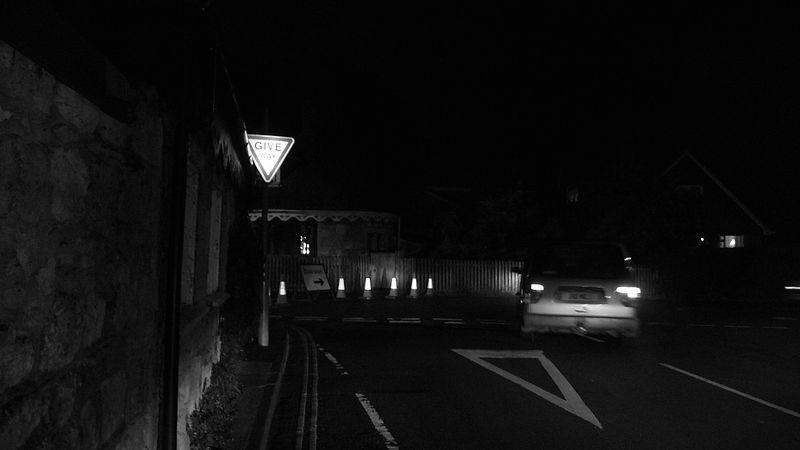
%> input picture Εργαστηριακή Ασκηση - Μέρος Α -2024-2025/Images/Ασκηση 4/dark_road_1.jpg, 800 x 450 px
$ octave askisi4.m   (GNU Octave 9; MATLAB toolbox functions it lacks are replaced by stand-ins)
%> lines starting %> are read from the running program, lines starting %| are printed output that depends on the picture
%% exercise4_histogram_equalization_darkroads.m
% Exercise 4 – Histogram Equalisation of night-time road images
%
% This script implements three types of processing:
%   1) Display original images and their histograms (grayscale)
%   2) Global histogram equalization using histeq
%   3) Local (adaptive) histogram equalization using adapthisteq (CLAHE)
%
% Author: ANGELOS NIKOLAOS POTAMIANOS
% Date  : MAY 2025

clear; close all; clc;

%% ---------------- Parameters ------------------------------------------
imgNames  = {'dark_road_1.jpg','dark_road_2.jpg','dark_road_3.jpg'};
imgFolder = fullfile('Images','Ασκηση 4');
numBins   = 256;          %% histogram bins for display
save_results = true;      %% flag to save result images

% CLAHE parameters
claheTiles = [8 8];       %% NumTiles for adapthisteq (≈ window size 32×32)
clipLimit  = 0.01;        %% CLAHE clip limit (0-1)

% Alternative window sizes to test
test_multiple_windows = true;
window_sizes = {[4 4], [8 8], [16 16]};  % Small, Medium, Large windows
%% ----------------------------------------------------------------------

%% --------------- Utility functions for contrast metrics ---------------
% Contrast measurement functions
global_contrast = @(img) std(double(img(:)));
local_contrast = @(img) mean(stdfilt(double(img), ones(3,3)), 'all');
entropy_fn = @(img) entropy(uint8(img));

% Print metrics in a formatted table
function print_metrics(img_names, orig_metrics, global_metrics, local_metrics)
    fprintf('\n=== Contrast Enhancement Metrics ===\n');
    fprintf('+-----------------+----------------+----------------+----------------+\n');
    fprintf('| Image           | Original       | Global EQ      | Local EQ       |\n');
    fprintf('+-----------------+----------------+----------------+----------------+\n');

    for i = 1:length(img_names)
        fprintf('| %-15s |', img_names{i});

        % Global contrast
        improvement = 100 * (global_metrics.global(i) / orig_metrics.global(i) - 1);
        fprintf(' GC: %5.1f (%+4.0f%%) |', global_metrics.global(i), improvement);

        improvement = 100 * (local_metrics.global(i) / orig_metrics.global(i) - 1);
        fprintf(' GC: %5.1f (%+4.0f%%) |', local_metrics.global(i), improvement);
        fprintf('\n');

        % Local contrast
        fprintf('|                 |');
        improvement = 100 * (global_metrics.local(i) / orig_metrics.local(i) - 1);
        fprintf(' LC: %5.1f (%+4.0f%%) |', global_metrics.local(i), improvement);

        improvement = 100 * (local_metrics.local(i) / orig_metrics.local(i) - 1);
        fprintf(' LC: %5.1f (%+4.0f%%) |', local_metrics.local(i), improvement);
        fprintf('\n');

        % Entropy
        fprintf('|                 |');
        improvement = 100 * (global_metrics.entropy(i) / orig_metrics.entropy(i) - 1);
        fprintf(' EN: %5.2f (%+4.0f%%) |', global_metrics.entropy(i), improvement);

        improvement = 100 * (local_metrics.entropy(i) / orig_metrics.entropy(i) - 1);
        fprintf(' EN: %5.2f (%+4.0f%%) |', local_metrics.entropy(i), improvement);
        fprintf('\n');

        fprintf('+-----------------+----------------+----------------+----------------+\n');
    end
end

%% --------------- Process all images ----------------------------------
fprintf('Processing %d images with histogram equalization techniques...\n', numel(imgNames));

% Initialize metrics arrays
metrics_orig = struct('global', zeros(1, numel(imgNames)), ...
                     'local', zeros(1, numel(imgNames)), ...
                     'entropy', zeros(1, numel(imgNames)));

metrics_global = struct('global', zeros(1, numel(imgNames)), ...
                       'local', zeros(1, numel(imgNames)), ...
                       'entropy', zeros(1, numel(imgNames)));

metrics_local = struct('global', zeros(1, numel(imgNames)), ...
                      'local', zeros(1, numel(imgNames)), ...
                      'entropy', zeros(1, numel(imgNames)));

% Process each image
for k = 1:numel(imgNames)
    % Load and convert to grayscale if needed
    filePath = fullfile(imgFolder, imgNames{k});
    fprintf('\nProcessing %s...\n', imgNames{k});
    I = imread(filePath);
%> I is the input picture: size 450x800 uint8; min 0, max 255, mean 14.6
    if size(I,3)==3
        fprintf('Converting RGB to grayscale...\n');
        I = rgb2gray(I);
    end
    I = double(I);
%> I: size 450x800 double

    % Apply global histogram equalization
    fprintf('Applying global histogram equalization...\n');
    I_global = histeq(uint8(I), numBins);
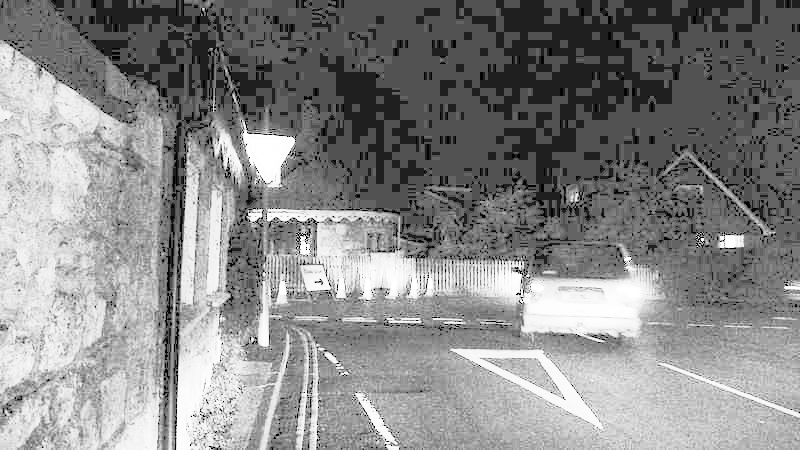
%> I_global: size 450x800 uint8; min 0, max 255, mean 135.9

    % Apply local histogram equalization (CLAHE)
    fprintf('Applying local histogram equalization (CLAHE)...\n');
    fprintf('Window size: ~%d x %d pixels (NumTiles: %d x %d)\n', ...
        ceil(size(I,1)/claheTiles(1)), ceil(size(I,2)/claheTiles(2)), claheTiles);
%| Window size: ~57 x 100 pixels (NumTiles: 8 x 8)
    fprintf('ClipLimit: %.3f\n', clipLimit);

    I_local = adapthisteq(uint8(I), 'NumTiles', claheTiles, ...
                          'ClipLimit', clipLimit, 'NBins', numBins);
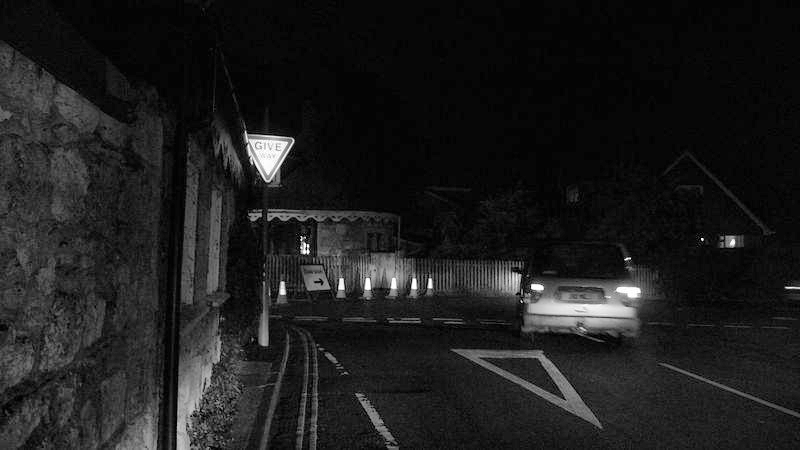
%> I_local: size 450x800 uint8; min 0, max 255, mean 29.2

    % Calculate and store metrics
    metrics_orig.global(k) = global_contrast(I);
    metrics_orig.local(k) = local_contrast(I);
    metrics_orig.entropy(k) = entropy_fn(I);

    metrics_global.global(k) = global_contrast(I_global);
    metrics_global.local(k) = local_contrast(I_global);
    metrics_global.entropy(k) = entropy_fn(I_global);

    metrics_local.global(k) = global_contrast(I_local);
    metrics_local.local(k) = local_contrast(I_local);
    metrics_local.entropy(k) = entropy_fn(I_local);

    %% Create side-by-side comparison of all methods
    figure('Name', ['Histogram Equalization - ' imgNames{k}], 'Position', [50, 50, 1200, 800]);

    % 3×3 grid: top row = images, middle row = histograms, bottom row = zoomed regions
    tiledlayout(3, 3, 'Padding', 'compact', 'TileSpacing', 'compact');

    % Top row: Images
    ax1 = nexttile; imshow(uint8(I)); title('Original');
    ax2 = nexttile; imshow(I_global); title('Global Equalization');
    ax3 = nexttile; imshow(I_local); title('Local Equalization (CLAHE)');

    % Middle row: Histograms
    ax4 = nexttile;
    histogram(ax4, I(:), numBins, 'FaceColor', [0.3 0.3 0.9], 'EdgeColor', 'none');
    ax4.XLim = [0 255]; ax4.YTick = []; title('Original Histogram');

    ax5 = nexttile;
    histogram(ax5, I_global(:), numBins, 'FaceColor', [0.3 0.7 0.3], 'EdgeColor', 'none');
    ax5.XLim = [0 255]; ax5.YTick = []; title('Global EQ Histogram');

    ax6 = nexttile;
    histogram(ax6, I_local(:), numBins, 'FaceColor', [0.9 0.3 0.3], 'EdgeColor', 'none');
    ax6.XLim = [0 255]; ax6.YTick = []; title('Local EQ Histogram');

    % Find interesting region for zoom (darkest 400×400 region)
    % This helps to highlight the differences in dark regions
    I_blocks = im2col(I, [400, 400], 'distinct');
    [~, min_idx] = min(mean(I_blocks, 1));
%> min_idx = 4
    [rows, cols] = ind2sub(floor(size(I) ./ [400, 400]), min_idx);
%> rows = 1; cols = 4
    rows = (rows-1)*400 + 1 : min(rows*400, size(I,1));
%> rows = 400 values from 1 to 400
    cols = (cols-1)*400 + 1 : min(cols*400, size(I,2));
%> cols = []

    % If the image is too small for 400×400 blocks, just use the center
    if isempty(rows) || isempty(cols)
        center_r = floor(size(I,1)/2);
        center_c = floor(size(I,2)/2);
        rows = max(1, center_r-200) : min(size(I,1), center_r+199);
        cols = max(1, center_c-200) : min(size(I,2), center_c+199);
    end

    % Bottom row: Zoomed regions
    ax7 = nexttile; imshow(uint8(I(rows, cols, :))); title('Original (Zoomed)');
%> after `imshow(uint8(I(rows, cols, :)))`:
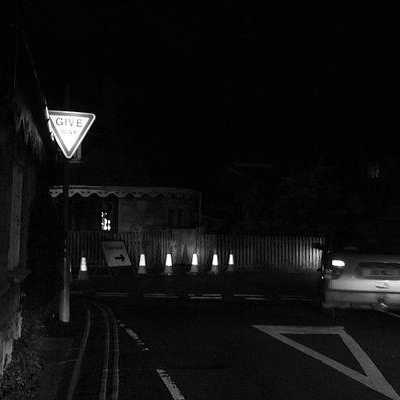
%> displayed picture: size 400x400, on the screen's scale of 0 to 255; min 0, max 255, mean 15.6
    ax8 = nexttile; imshow(I_global(rows, cols, :)); title('Global EQ (Zoomed)');
%> after `imshow(I_global(rows, cols, :))`:
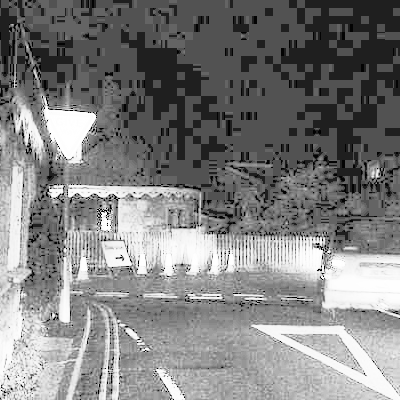
%> displayed picture: size 400x400, on the screen's scale of 0 to 255; min 0, max 255, mean 128.1
    ax9 = nexttile; imshow(I_local(rows, cols, :)); title('Local EQ (Zoomed)');
%> after `imshow(I_local(rows, cols, :))`:
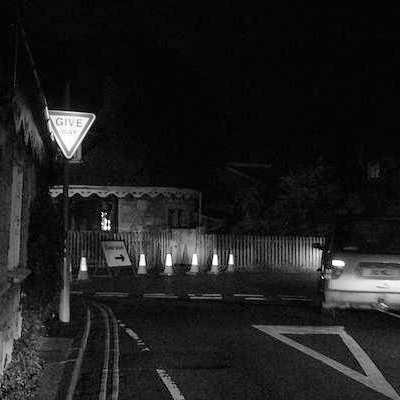
%> displayed picture: size 400x400, on the screen's scale of 0 to 255; min 0, max 255, mean 30

    % Add metrics to titles
    title(ax1, sprintf('Original\nGC=%.1f, LC=%.1f, Entropy=%.2f', ...
        metrics_orig.global(k), metrics_orig.local(k), metrics_orig.entropy(k)));

    title(ax2, sprintf('Global EQ\nGC=%.1f, LC=%.1f, Entropy=%.2f', ...
        metrics_global.global(k), metrics_global.local(k), metrics_global.entropy(k)));

    title(ax3, sprintf('Local EQ (CLAHE)\nGC=%.1f, LC=%.1f, Entropy=%.2f', ...
        metrics_local.global(k), metrics_local.local(k), metrics_local.entropy(k)));
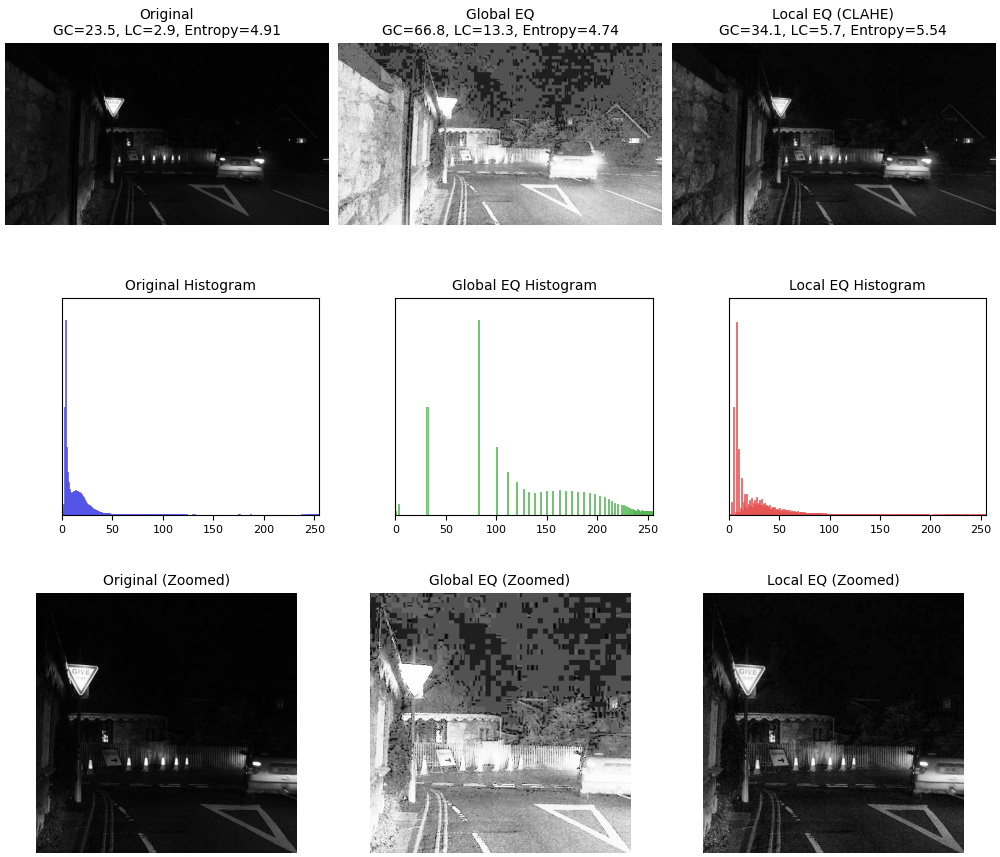
%> figure redrawn from the program's plot data, 9 panels

    % Save results if requested
    if save_results
        % Extract filename without extension
        [~, fname, ~] = fileparts(imgNames{k});
        saveas(gcf, [fname '_comparison.png']);
        imwrite(I_global, [fname '_global_eq.png']);
        imwrite(I_local, [fname '_local_eq.png']);
        fprintf('Saved results to %s_*.png\n', fname);
    end

    %% Test multiple window sizes for CLAHE if requested
    if test_multiple_windows
        figure('Name', ['CLAHE Window Size Comparison - ' imgNames{k}], 'Position', [100, 100, 1200, 400]);
        tiledlayout(1, length(window_sizes), 'Padding', 'compact');

        for w = 1:length(window_sizes)
            tiles = window_sizes{w};
            approx_window = [ceil(size(I,1)/tiles(1)), ceil(size(I,2)/tiles(2))];

            % Apply CLAHE with current window size
            I_clahe = adapthisteq(uint8(I), 'NumTiles', tiles, ...
                              'ClipLimit', clipLimit, 'NBins', numBins);

            % Calculate metrics
            gc = global_contrast(I_clahe);
            lc = local_contrast(I_clahe);
            en = entropy_fn(I_clahe);

            % Display result
            ax = nexttile;
            imshow(I_clahe);
            title(sprintf('Tiles: %d×%d (~%d×%d px)\nGC=%.1f, LC=%.1f, EN=%.2f', ...
                tiles(1), tiles(2), approx_window(1), approx_window(2), gc, lc, en));
        end
%> this loop made 3 passes
%> (gc, lc, en) on passes 1 to 3: (34.31, 5.67, 5.47), (34.14, 5.72, 5.54), (33.15, 5.72, 5.7)

        if save_results
            saveas(gcf, [fname '_window_comparison.png']);
        end
    end
end
%> pass 2 of the loop `for k = 1:numel(imgNames)`:
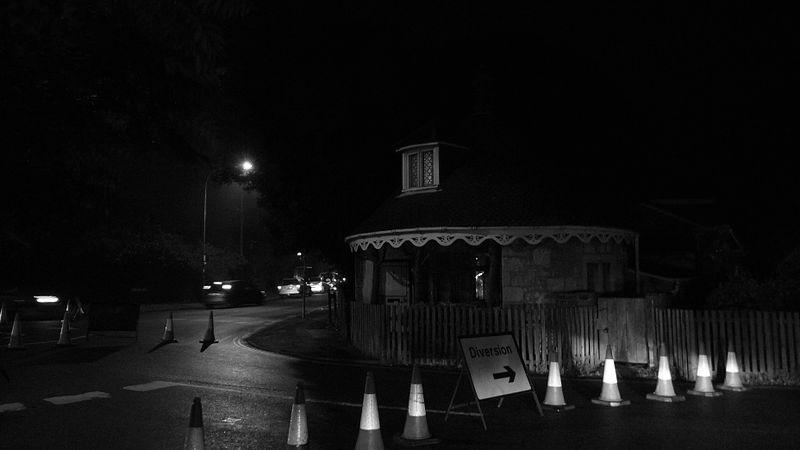
%> input picture Εργαστηριακή Ασκηση - Μέρος Α -2024-2025/Images/Ασκηση 4/dark_road_2.jpg, 800 x 450 px
%> I is the input picture: size 450x800 uint8; min 0, max 255, mean 16.8
%> I: size 450x800 double
%| Window size: ~57 x 100 pixels (NumTiles: 8 x 8)
%> `[rows, cols] = ind2sub(floor(size(I) ./ [400, 400]), min_idx);`: rows = 1; cols = 4
%> `rows = (rows-1)*400 + 1 : min(rows*400, size(I,1));`: rows = 400 values from 1 to 400
%> `cols = (cols-1)*400 + 1 : min(cols*400, size(I,2));`: cols = []
%> `title(ax3, sprintf('Local EQ (CLAHE)\nGC=%.1f, LC=%.1f, Entropy=%.2f',..`:
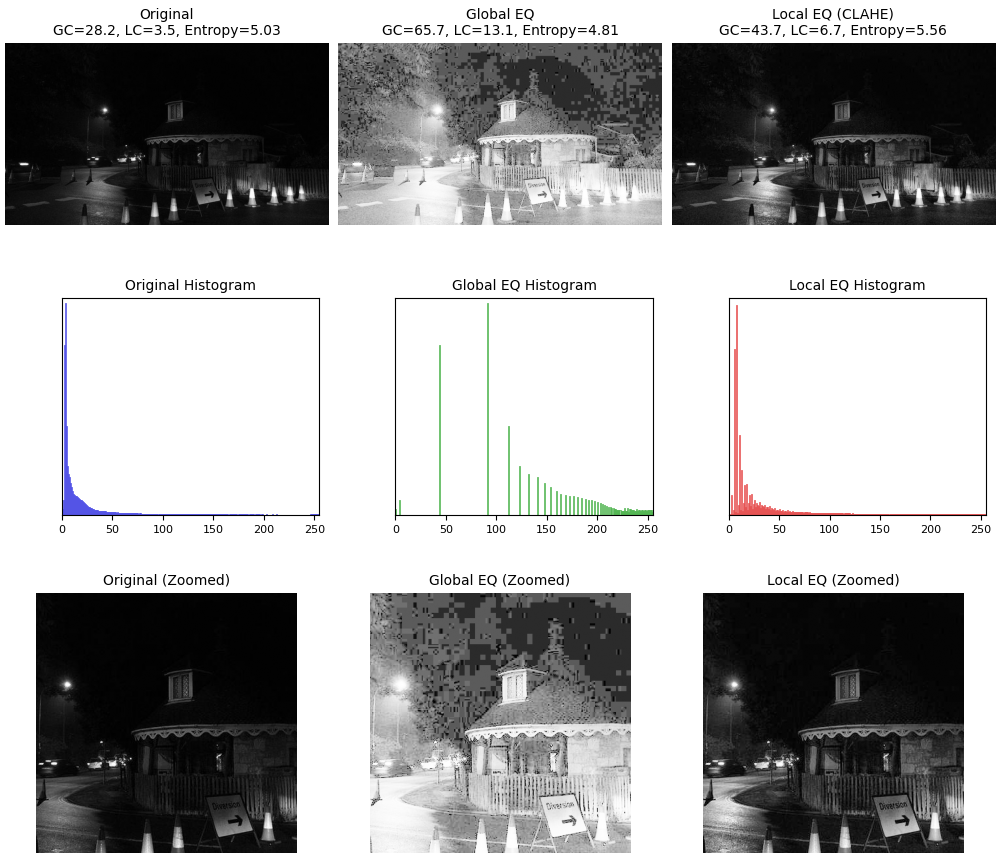
%> figure redrawn from the program's plot data, 9 panels
%> the loop `for w = 1:length(window_sizes)` made 3 passes
%> (gc, lc, en) on passes 1 to 3: (43.89, 6.43, 5.52), (43.65, 6.66, 5.56), (40.96, 6.72, 5.63)
%> pass 3, `I_clahe = adapthisteq(uint8(I), 'NumTiles', tiles, 'ClipLimit', clipLi..`:
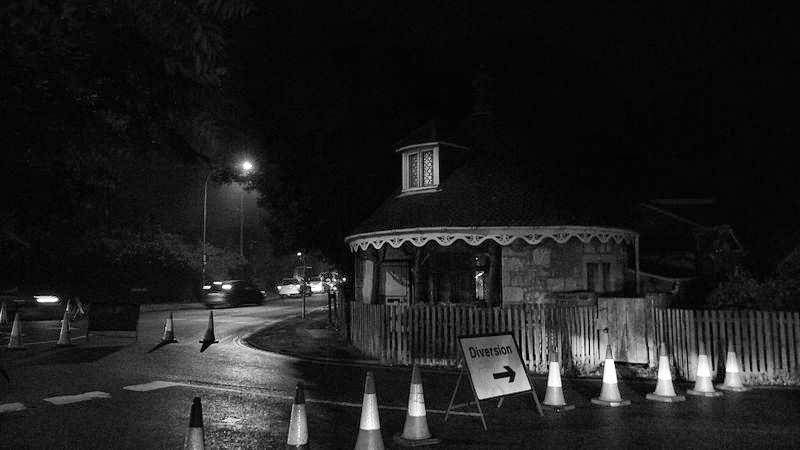
%> I_clahe: size 450x800 uint8; min 0, max 255, mean 30.9
%> pass 3 of the loop `for k = 1:numel(imgNames)`:
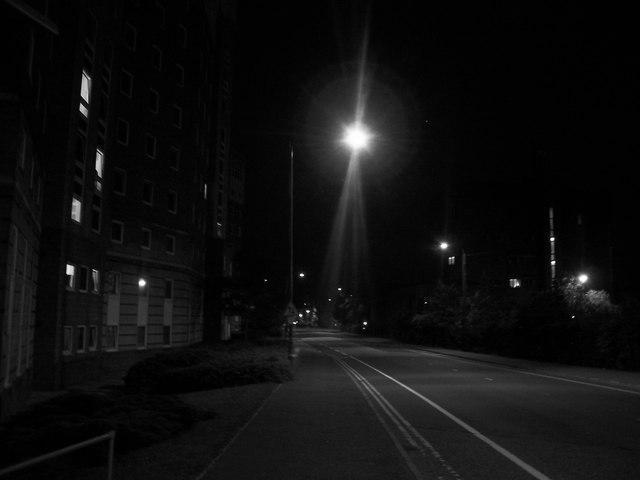
%> input picture Εργαστηριακή Ασκηση - Μέρος Α -2024-2025/Images/Ασκηση 4/dark_road_3.jpg, 640 x 480 px
%> I is the input picture: size 480x640 uint8; min 0, max 255, mean 15.2
%> I: size 480x640 double
%> I_global: size 480x640 uint8
%| Window size: ~60 x 80 pixels (NumTiles: 8 x 8)
%> `I_local = adapthisteq(uint8(I), 'NumTiles', claheTiles, 'ClipLimit', c..`:
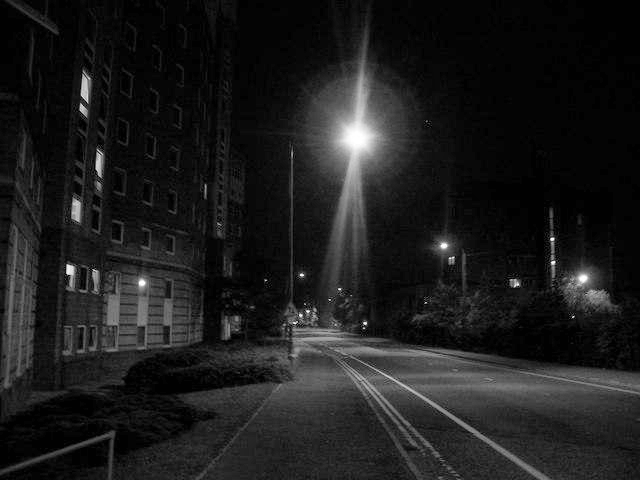
%> I_local: size 480x640 uint8; min 0, max 255, mean 29.1
%> min_idx = 2
%> `[rows, cols] = ind2sub(floor(size(I) ./ [400, 400]), min_idx);`: rows = 1; cols = 2
%> `rows = (rows-1)*400 + 1 : min(rows*400, size(I,1));`: rows = 400 values from 1 to 400
%> `cols = (cols-1)*400 + 1 : min(cols*400, size(I,2));`: cols = 240 values from 401 to 640
%> `title(ax3, sprintf('Local EQ (CLAHE)\nGC=%.1f, LC=%.1f, Entropy=%.2f',..`:
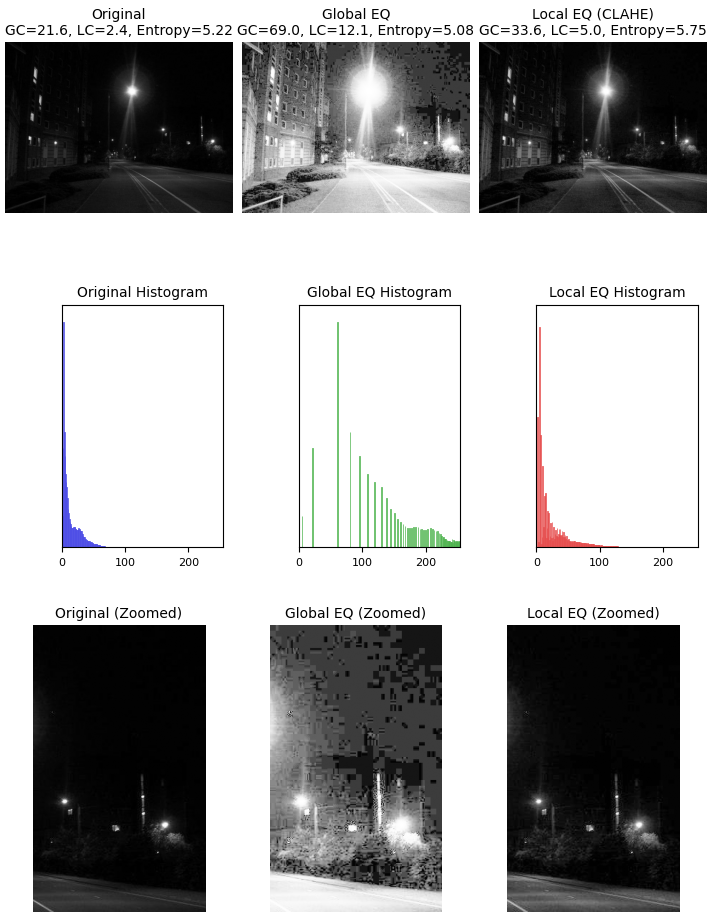
%> figure redrawn from the program's plot data, 9 panels
%> the loop `for w = 1:length(window_sizes)` made 3 passes
%> (gc, lc, en) on passes 1 to 3: (34.84, 4.87, 5.87), (33.6, 4.96, 5.75), (32.04, 5.03, 5.69)

% Print summary metrics
print_metrics(imgNames, metrics_orig, metrics_global, metrics_local);
%> the loop in print_metrics, `for i = 1:length(img_names)` made 3 passes
%> (printed output is left out)

% Print analysis
fprintf('\n=== Analysis Summary ===\n');
fprintf('1. Original images: Dark road scenes with limited visibility and poor contrast,\n');
fprintf('   particularly in shadow areas. Histograms are concentrated in the lower range.\n\n');

fprintf('2. Global histogram equalization: Significantly improves overall brightness and\n');
fprintf('   contrast by redistributing intensity values across the full range.\n');
fprintf('   Works well for general scene visibility but may over-enhance some areas.\n\n');

fprintf('3. Local histogram equalization (CLAHE): Enhances local contrast while limiting\n');
fprintf('   over-enhancement through clipping. Better preserves natural appearance while\n');
fprintf('   revealing details in dark regions. The window size affects the results:\n');
fprintf('   - Smaller windows (e.g., 4×4): More local detail but can look unnatural\n');
fprintf('   - Medium windows (e.g., 8×8): Good balance of local and global contrast\n');
fprintf('   - Larger windows (e.g., 16×16): More similar to global equalization\n\n');

fprintf('Best approach for night driving assistance would likely be adaptive local\n');
fprintf('histogram equalization with medium-sized windows, as it reveals important\n');
fprintf('road features without excessive noise or unnatural enhancement.\n');
